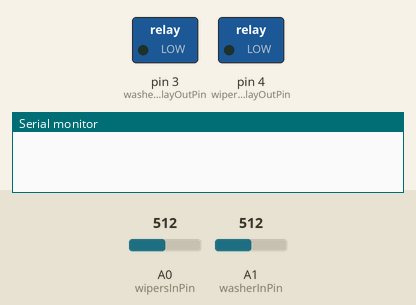
Recording of a program running on a simulated Arduino Nano, built with avr-gcc and run on an emulated ATmega328P. Shown: switched loads named in the program (green lamp = pin HIGH), the last lines printed to the serial monitor. Inputs (shaded band) come from the test bench; at power-on: A1 (washerInPin) = 512, A0 (wipersInPin) = 512.

Above: at 1.2 s.
1.3 s: A1 (washerInPin) set to 212
2.8 s: A1 (washerInPin) set to 191
At 3.7 s:
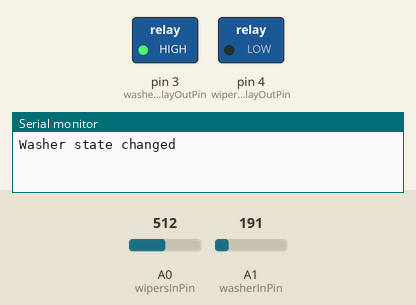
4.3 s: A1 (washerInPin) set to 306
At 4.8 s:
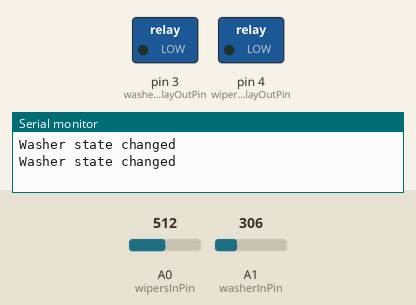
5.8 s: A1 (washerInPin) set to 122
At 7.1 s:
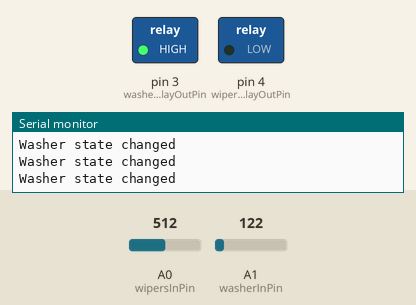
Timing chart, 0 to 17.2 s (numbered marks = the images above; inputs shaded):
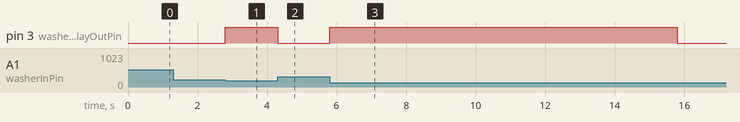

The program:

main.cpp
```cpp
#include <Arduino.h>
#include "GLWipers.h"

const int wipersRelayOutPin = 4;
const int washerRelayOutPin = 3;
const int wipersInPin = A0;
const int washerInPin = A1;
const int maxWashingTime = 10000;
const int thirdModePause = 5000;

GLWipers wipers;

void setup() {
  Serial.begin(9600);
  wipers.init(wipersInPin, washerInPin, wipersRelayOutPin, washerRelayOutPin, maxWashingTime, thirdModePause);
}

void loop() {
  // put your main code here, to run repeatedly:
  wipers.loop();
  //Проверить, возможно при включении режима первый взмах делается не сразу, а по таймеру режима

}
```

Measured:
- the behaviour switches between 201 and 200 on A1 (washerInPin) (found by bisection; images 0 and 1)
- after the input at 1.3 s, every drawn part: stays the same
- after the input at 2.8 s, pin 3 (washerRelayOutPin): LOW → HIGH at once
- after the input at 4.3 s, pin 3 (washerRelayOutPin): HIGH → LOW at once
- after the input at 5.8 s, pin 3 (washerRelayOutPin): LOW → HIGH at once, → LOW 10.0 s later
